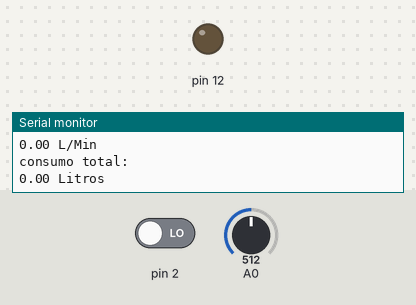
The sketch below on a simulated Arduino Uno, built with avr-gcc and run on an emulated ATmega328P. On the bench: output pins drawn as LEDs (lit = HIGH), the last lines printed to the serial monitor. Inputs (shaded band) come from the test bench; at power-on: pin 2 LOW, A0 = 512.

Above: at 7.5 s.
At 20.0 s:
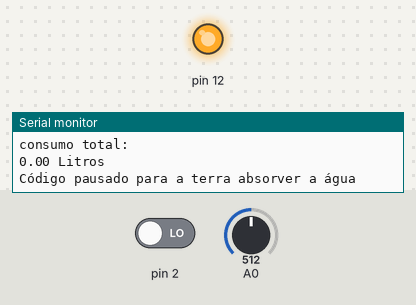
Timing chart, 0 to 32.6 s (numbered marks = the images above):
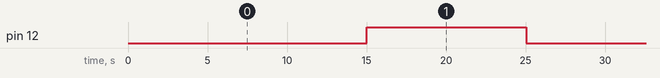

The sketch:

Sysmo.ino
```cpp
//O estado umido para o sensor digital é indicado pelo 0
//quanto mais perto de 0 mais umido está o solo na escala analogica

//O estado seco para o sensor digital é indicado pelo 1
//Quanto mais perto do 1023 mais seco está o solo na escala analogica

//Variavel que guardará a leitura do sensor atual
int leituraSensor;
//Variavel que guardará a leitura do sensor anterior
int leituraAnterior;
//Variavel que indicará a umidade adequada escolhiada pelo o usuario
int umidadeOk;

int IntervalOn = 15000; //30 Segundos de acionamento //Irrigar
int IntervalOff = 10000; //10 Segundos de desacionamento //Absorver a água
unsigned long starTime = 0;

double calculoVazao; //Calcular a vazão
volatile int contador; //Contador de pulsos do sensor de fluxo
float fluxoAcumulado = 0; //Armazea o fluxo que passou pelo sensor

void setup() {

  pinMode(2, INPUT);
  attachInterrupt(0, Vazao, RISING);
  Serial.begin(9600);

  //solo umido é igual a:
  umidadeOk = 500;

  //Sensor
  pinMode(A0, INPUT);

  //Atuador
  pinMode(12, OUTPUT);
}

void loop() {

  Serial.println("A terra está úmida");

  leituraSensor = analogRead(A0);

  //Ao entrar no estado seco
  if ((leituraSensor >= umidadeOk) && !(leituraAnterior <= umidadeOk)) {

    starTime = millis();

    while(millis() - starTime < IntervalOn){
      digitalWrite(12, LOW); //rele / válvula solenoide

      contador = 0;
      interrupts();
      delay(1000);
      noInterrupts();

      /*O calculoVazao leva em consideração o giro do sensor, que cada vez que ele
      for de low à high, ou seja, der um giro, ele contabiliza 2,40 ml de vazão*/
      calculoVazao = (contador * 2.40);

      //O fluxoAcumulado registra valores de volume na unidade de Litro
      fluxoAcumulado = fluxoAcumulado + (calculoVazao/1000);

      //Essa conta traz o resultado do vazão por minuto(mL/Min)
      calculoVazao = calculoVazao * 60;
      calculoVazao = calculoVazao / 1000;

      //Vazão em litros por minuto
      Serial.println("Vazão: ");
      Serial.print(calculoVazao);
      Serial.println(" L/Min");

      //Gasto total de litros
      Serial.println("consumo total: ");
      Serial.print(fluxoAcumulado);
      Serial.println(" Litros");

    }

    digitalWrite(12, HIGH);  //rele / válvula solenoide

    Serial.println("Código pausado para a terra absorver a água");
    interrupts();
    delay(IntervalOff);
    noInterrupts();

  }

  leituraAnterior = leituraSensor;
}
void Vazao() {

  contador++;
}
```

Measured:
- by itself, pin 12: alternates HIGH for 10.0 s and LOW for 15.0 s
